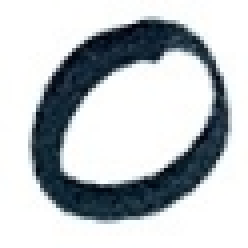
#> input picture Project/user_defined_picture/handwritten/Selection_019.png, 62 x 62 px (shown 4 times larger)
$ python -i imageRecognize.py   (imports and definitions only)   (older library calls are emulated)
#> lines starting #> are read from the running program, lines starting #| are printed output that depends on the picture; after the words box and inside, x2 and y2 are one past the last pixel; in counts of white or black regions, pixels touching at a corner belong together
# -*- coding: utf-8 -*-
import tensorflow as tf
import mnist_inference
from tensorflow.examples.tutorials.mnist import input_data
from PIL import Image, ImageFilter
import tensorflow as tf
import matplotlib.pyplot as plt
import cv2
import numpy as np

# if r1 in r2, (r1 <= r2), return True
# [53 lines left out: functions inside, wrap_digit, imageprepare, not called in this run]


# recognize handwritten digits image, the input image is .png
def imageRecognize(filename):
    # png to jpg
    img_png = Image.open(filename)
#> img_png is the input picture: PIL image 62x62 RGB; mean R, G, B 190.4, 195.7, 199
    img_rgb = img_png.convert('RGB')
    img_rgb.save('test.jpg')

    font = cv2.FONT_HERSHEY_SIMPLEX # plot

    # opencv read
    img_jpg = cv2.imread('test.jpg', cv2.IMREAD_UNCHANGED)  # opencv read

    # color to gray
    img_gray = cv2.cvtColor(img_jpg, cv2.COLOR_BGR2GRAY)
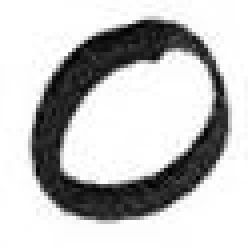
#> img_gray: shape (62, 62) (shown 4 times larger); min 1, max 255, mean 193.9

    # GaussianBlur
    img_gray_gaussblur = cv2.GaussianBlur(img_gray, (7, 7), 0)
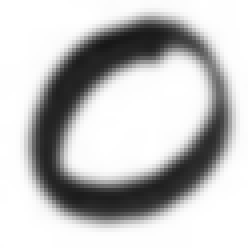
#> img_gray_gaussblur: shape (62, 62) (shown 4 times larger); min 23, max 255, mean 193.9

    # binaryzation
    # ret, thbw = cv2.threshold(img_gray_gaussblur, 127, 255, cv2.THRESH_BINARY_INV)
    ret, thbw = cv2.threshold(img_gray_gaussblur, 160, 255, cv2.THRESH_BINARY_INV)
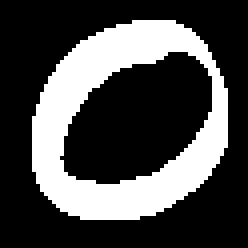
#> thbw: shape (62, 62) (shown 4 times larger); 29% white; 1 white region, box (x1, y1, x2, y2) and area: (8, 5, 57, 55) 1115

    # Corroded image
    thbw = cv2.erode(thbw, np.ones((2, 2), np.uint8), iterations=2)
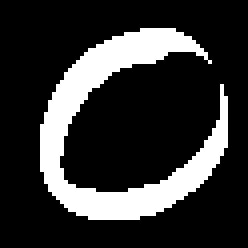
#> thbw: shape (62, 62) (shown 4 times larger); 20.2% white; 1 white region

    # cv2.findContours()The function returns two values, one is the outline itself,
    # and the other is the attribute corresponding to each contour.
    image, cntrs, hier = cv2.findContours(thbw.copy(), cv2.RETR_TREE, cv2.CHAIN_APPROX_SIMPLE)
#> cntrs = 1 contour; box (x1, y1, x2, y2) and area: (10, 7, 57, 55) 658

    rectangles = []

    # traverse cntrs
    for i,c in enumerate(cntrs):
        r = x, y, w, h = cv2.boundingRect(c)    # use a smallest rectangle, wrap up it
        a = cv2.contourArea(c)  # The area of the contour

        # img.shape: show size
        # img.shape[0]: image width
        # img.shape[1]: image height
        # img.shape[2]: image channels
        # img.size: Display the total number of pixels
        # img.max(): max pixiv value
        # img.mean(): mean of pixivs value
        b = (img_jpg.shape[0] - 3) * (img_jpg.shape[1] - 3) # b is 3 pixivs reduced rectangle area

        is_inside = False   # initial

        # traverse rectangels
        for j,q in enumerate(rectangles):
            if inside(r, q):
                is_inside = True
                break
            if inside(q, r):
                rectangles.remove(q)
                pass

        # the image not in the rectangle
        if not is_inside:
            if not a == b:
                rectangles.append(r)    # append the smallest rectangle to the image
#> this loop made 1 pass
#> (x, y, w, h, a, b) on pass 1: (10, 7, 47, 48, 658.5, 3481)
#> after the loop, rectangles = [(10, 7, 47, 48)]


#> (the run stopped early here; a loop or call above may not have finished)

$ run again, on Project/user_defined_picture/handwritten/Selection_020.png
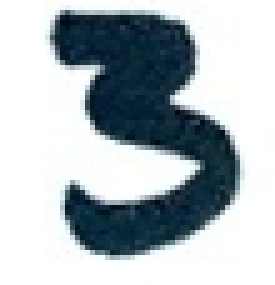
#> input picture Project/user_defined_picture/handwritten/Selection_020.png, 55 x 57 px (shown 5 times larger)
#> in imageRecognize, img_png is the input picture: PIL image 55x57 RGB; mean R, G, B 174.8, 184.2, 189.2
#> in imageRecognize, `img_gray_gaussblur = cv2.GaussianBlur(img_gray, (7, 7), 0)`:
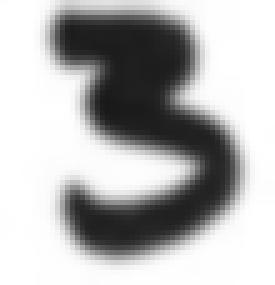
#> img_gray_gaussblur: shape (57, 55) (shown 5 times larger); min 25, max 255, mean 181.4
#> in imageRecognize, `thbw = cv2.erode(thbw, np.ones((2, 2), np.uint8), iterations=2)`:
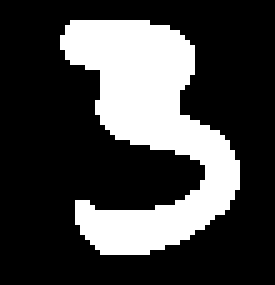
#> thbw: shape (57, 55) (shown 5 times larger); 27% white; 1 white region
#> cntrs = 1 contour; box (x1, y1, x2, y2) and area: (12, 4, 48, 51) 760
#> the loop in imageRecognize, `for i,c in enumerate(cntrs):` made 1 pass
#> (x, y, w, h, a, b) on pass 1: (12, 4, 36, 47, 759.5, 2808)
#> after the loop in imageRecognize, `for i,c in enumerate(cntrs):`: rectangles = [(12, 4, 36, 47)]

$ run again, on Project/user_defined_picture/handwritten/Selection_021.png
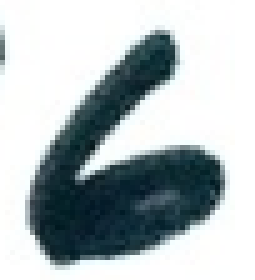
#> input picture Project/user_defined_picture/handwritten/Selection_021.png, 51 x 56 px (shown 5 times larger)
#> in imageRecognize, img_png is the input picture: PIL image 51x56 RGB; mean R, G, B 178.1, 187.4, 190
#> in imageRecognize, `ret, thbw = cv2.threshold(img_gray_gaussblur, 160, 255, cv2.THRESH_BIN..`:
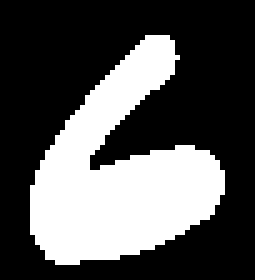
#> thbw: shape (56, 51) (shown 5 times larger); 33.3% white; 1 white region, box (x1, y1, x2, y2) and area: (6, 7, 45, 53) 952
#> in imageRecognize, `thbw = cv2.erode(thbw, np.ones((2, 2), np.uint8), iterations=2)`:
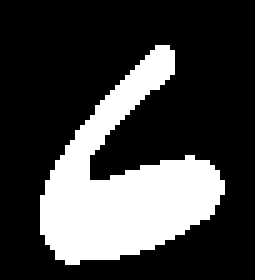
#> thbw: shape (56, 51) (shown 5 times larger); 25.9% white; 1 white region
#> cntrs = 1 contour; box (x1, y1, x2, y2) and area: (8, 9, 45, 53) 672
#> the loop in imageRecognize, `for i,c in enumerate(cntrs):` made 1 pass
#> (x, y, w, h, a, b) on pass 1: (8, 9, 37, 44, 672, 2544)
#> after the loop in imageRecognize, `for i,c in enumerate(cntrs):`: rectangles = [(8, 9, 37, 44)]

$ run again, on Project/user_defined_picture/handwritten/Selection_022.png
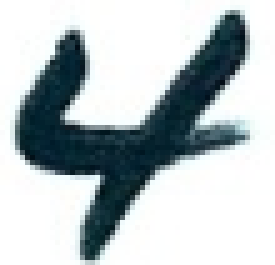
#> input picture Project/user_defined_picture/handwritten/Selection_022.png, 55 x 53 px (shown 5 times larger)
#> in imageRecognize, img_png is the input picture: PIL image 55x53 RGB; mean R, G, B 184.2, 193.3, 196.1
#> in imageRecognize, `ret, thbw = cv2.threshold(img_gray_gaussblur, 160, 255, cv2.THRESH_BIN..`:
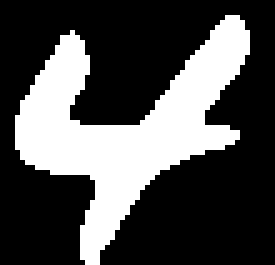
#> thbw: shape (53, 55) (shown 5 times larger); 30.7% white; 1 white region, box (x1, y1, x2, y2) and area: (3, 3, 50, 53) 894
#> in imageRecognize, `thbw = cv2.erode(thbw, np.ones((2, 2), np.uint8), iterations=2)`:
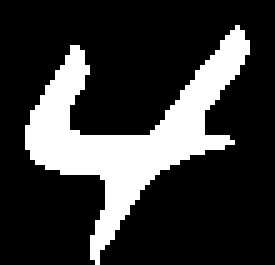
#> thbw: shape (53, 55) (shown 5 times larger); 21.9% white; 1 white region
#> cntrs = 1 contour; box (x1, y1, x2, y2) and area: (5, 5, 50, 53) 554
#> the loop in imageRecognize, `for i,c in enumerate(cntrs):` made 1 pass
#> (x, y, w, h, a, b) on pass 1: (5, 5, 45, 48, 554, 2600)
#> after the loop in imageRecognize, `for i,c in enumerate(cntrs):`: rectangles = [(5, 5, 45, 48)]
